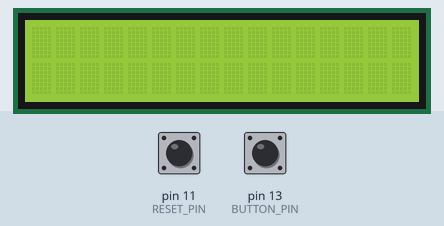
Simulated run of this sketch. Board: Arduino Uno, built with avr-gcc and run on an emulated ATmega328P. Shown: 16×2 character LCD. The inputs (shaded band) are chosen by the test bench; at power-on: pin 13 (BUTTON_PIN) LOW, pin 11 (RESET_PIN) LOW. What the sketch prints to the serial monitor is not drawn.

Above: at 1.2 s.
1.3 s: pin 13 (BUTTON_PIN) pulled HIGH for 0.15 s
At 4.1 s:
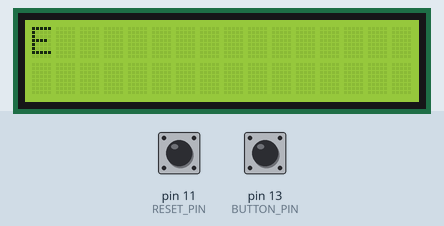
4.4 s: pin 13 (BUTTON_PIN) pulled HIGH for 1 s
At 8.0 s:
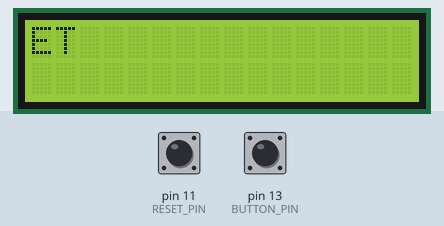
8.4 s: pin 13 (BUTTON_PIN) pulled HIGH for 0.15 s
At 11.0 s:
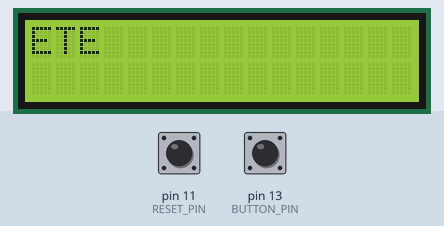
11.5 s: pin 13 (BUTTON_PIN) pulled HIGH for 3.2 s
At 17.4 s:
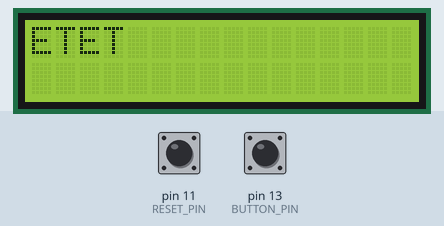
17.7 s: pin 13 (BUTTON_PIN) pulled HIGH for 0.15 s
At 20.5 s:
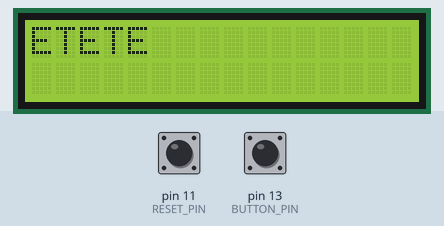
20.8 s: pin 13 (BUTTON_PIN) pulled HIGH for 1 s
At 24.0 s:
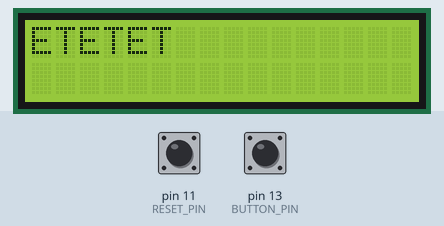
Timing chart, 0 to 25.5 s (numbered marks = the images above; inputs shaded):
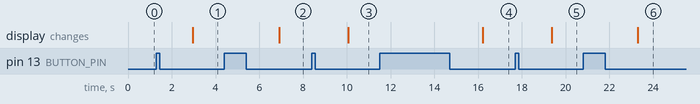

The sketch:

Morse_Code.ino
```cpp
#define rsPin 12
#define enablePin 10
#define dataPin1 5
#define dataPin2 4
#define dataPin3 3
#define dataPin4 2

char text[15]= "";
char newChar;

#include <LiquidCrystal.h>
LiquidCrystal lcd(rsPin, enablePin, dataPin1, dataPin2, dataPin3, dataPin4);


//--------------------------------//
#include <string.h>

#define TRUE 1
#define FALSE 0

//--------------------------//

#define TIMEOUT 1500 //timeout time in ms
#define STRING_LENGTH 6//
#define DOT_MAX 250 //max time for a dot, min time for a dash, (in ms)
#define BACKSPACE_MAX 400 //max time to press reset button for a backspace

const int BUTTON_PIN = 13;
const int RESET_PIN = 11;

//---------------------------------------//

int buttonState; //input from button


unsigned long inputTime;
unsigned long releaseTime;
unsigned int inputLength; //time difference between press and release

char inputString[STRING_LENGTH]; //String of "-" & "."
char nextChar[2];//char to add to string

int isTimeout;
int skipDecode;


//FONCTIONS
void receiveInput();
char Decode_Input(unsigned int);
unsigned int getTime(unsigned long);


void setup() {

    Serial.begin(9600);
    pinMode(BUTTON_PIN, INPUT); //Initialize button input pin
    pinMode(RESET_PIN, INPUT); //Reset and Backspace button
    Serial.println("Setup Complete");

    inputString[0] = '\0';


    // set up the LCD's number of columns and rows:
    lcd.begin(16, 2);
}

void loop() {

  skipDecode = FALSE;

  receiveInput();

  //SEND inputString to function to get a letter
  Serial.print("Morse string = ");
  Serial.println(inputString);

  if(skipDecode == FALSE) //Decode if we don't have a backspace or a clear entry
    newChar = convertChar(inputString);
   else
      newChar = '\0';

  Serial.println(newChar);

  writeLCD(newChar);

  inputString[0] = '\0';

}

//---- FOR REST AND BACKSPACE --- //
int checkInput()
{

  if(digitalRead(BUTTON_PIN)== HIGH) //no input
  {
     return(TRUE); //
  }
  else if(digitalRead(RESET_PIN)== HIGH) //no input
  {
    return(TRUE);
  }
  else
    return(FALSE); //if there is an input
}

void readReset()
{
    inputLength = getTime(millis(), RESET_PIN);
    Serial.print(inputLength);
    Serial.println(" = RESET BUTTON");

    int nullIndex;
    nullIndex = strlen(text);
    Serial.print("nullIndex at ");
    Serial.println(nullIndex);

    if(inputLength <= BACKSPACE_MAX) //we have backspace
    {
      //remove last char
      if(nullIndex > 0)
      {
        text[nullIndex - 1] = '\0'; //Backspace
        Serial.println(text);
        writeText(); //THIS WILL BE DONE AFTER
      }
    }
    else //input greater than BACKSPACE_MAX, we want a reset
    {
      int i;
      //clear string
      for(i = nullIndex-1; i >= 0; i = i -1)
      {
          text[i] = '\0';
      }

      writeText();
    }
}


//-----------------------------------

void receiveInput()
{

  isTimeout = FALSE;

  while(checkInput() == FALSE) //while no input, standby
    {
      //waiting for first input of a morse code character or a reset/backspace input
      //Serial.println("waiting first");
      //delay(1000);
    }

    if(digitalRead(RESET_PIN) == HIGH)
    {
      Serial.println("RESET OR BACKSPACE");
      readReset();
      isTimeout = TRUE;
      skipDecode = TRUE;
    }
    else
    {
      //we have first input
      inputTime = millis();
      inputLength = getTime(inputTime, BUTTON_PIN);

      nextChar[0] = Decode_Input(inputLength); //decode dot or dash

      strcat(inputString, nextChar); //add char to string

    }


  while(isTimeout == FALSE) //checks if input is finished, REST AND BACKSPACE NOT CONSIDERED HERE
  {

    //Serial.println("waiting second");

    if(digitalRead(BUTTON_PIN)==HIGH) //check for next input, if yes time, decode, and add to string
      {
        inputLength = getTime(millis(), BUTTON_PIN); //get time button is pressed
        nextChar[0] = Decode_Input(inputLength); //decode dot or dash
        strcat(inputString, nextChar); //add char to string
      }

    if(millis()-releaseTime > TIMEOUT) //CHECKS if time has expired (since last release)
    {
      isTimeout = TRUE;
    }

  }

  Serial.println("TIMEOUT");
  //WE have entered the full desired morse code and we have the string of dots and dashes


}

char Decode_Input(unsigned int inputT)
  {
     if(inputT <= DOT_MAX) //if short press
      {
        Serial.print(". = ");
        Serial.println(inputT);
        return('.');
      }
      else //if long press
      {
        Serial.print("- = ");
        Serial.println(inputT);
        return('-');
      }

  }

unsigned int getTime(unsigned long t1, int pin) //get length of press, t1 is initial time
  {

    while(digitalRead(pin) == HIGH)
    {
      //wait for release

      //Serial.println("WAIT FOR RELEASE");

      //delay(500);
    }

    //Button is released

    //Serial.println("Button is released");
    releaseTime = millis(); //get release time

    //DELAY TO AVOID REPEAT DOTS
    delay(10);


    return(releaseTime - t1); //return the time the button was held for
  }

//---------------------//

void writeLCD(char newchar)
{
  int i;

  for(i=0; i<=15; i++)
  {
    if(text[i] == '\0' && newchar == ' ')
    {
      text[i] = '_';
      text[i+1] = '\0';
      break;
    }

    if(text[i] == '\0')
    {
      text[i] = newchar;
      text[i+1] = '\0';
      break;
    }
  }
  writeText();

  if (newchar == '?')
  {
    delay(1500);
    text[i] = '\0';
    writeText();
  }

  if (newchar == ' ')
  {
    delay(1000);
    text[i] = ' ';
    writeText();
  }

}

char convertChar(char morsecode[])
{

  int i;
  // assign a pointer for the letters represented in morse code
  char letters[26][STRING_LENGTH] = { ".-", "-...", "-.-.", "-..", ".", "..-.", "--.", "....", "..", ".---", "-.-", ".-..", "--", "-.", "---", ".--.", "--.-", ".-.", "...", "-", "..-", "...-", ".--", "-..-", "-.--", "--.." };
  // assign a pointer for the numbers represented in morsecode
  char numbers[10][STRING_LENGTH] = {"-----", ".----", "..---", "...--", "....-", ".....", "-....", "--...", "---..", "----."};
  // assign a pointer for the special characters represented in morsecode
  char specialChar[2][STRING_LENGTH] = {"----","fewa"};

  //Serial.print("Converting morse code to a character: ");
  //Serial.println(morsecode);


  for(i=0; i<=25; i= i + 1)
  {
    if(strcmp(morsecode, letters[i]) == 0) //letters[i] == morsecode
    {
      //Serial.println(i);
      return(65+i);
    }
  }
  for(i=0; i<=9; i++)
  {
    if(strcmp(morsecode, numbers[i]) == 0)
    {

      //Serial.println('i');
      Serial.println(char(48+i));
      return(48 + i);
    }
  }
  for(i=0; i<=26; i++)
  {
    if(strcmp(morsecode, specialChar[i]) == 0)
    {
      if ( i == 0)
        return(' ');

    }
  }

  return('?');

}

void writeText()
{
  lcd.clear();
  lcd.print(text);

  Serial.print("LCD SCREEN: ");
  Serial.println(text);
}
```

Measured:
- after the input at 1.3 s, the display: changes after 1.7 s (image 1)
- after the input at 4.4 s, the display: changes after 2.5 s (image 2)
- after the input at 8.4 s, the display: changes after 1.7 s (image 3)
- after the input at 11.5 s, the display: changes after 4.7 s (image 4)
- after the input at 17.7 s, the display: changes after 1.7 s (image 5)
- after the input at 20.8 s, the display: changes after 2.5 s (image 6)
